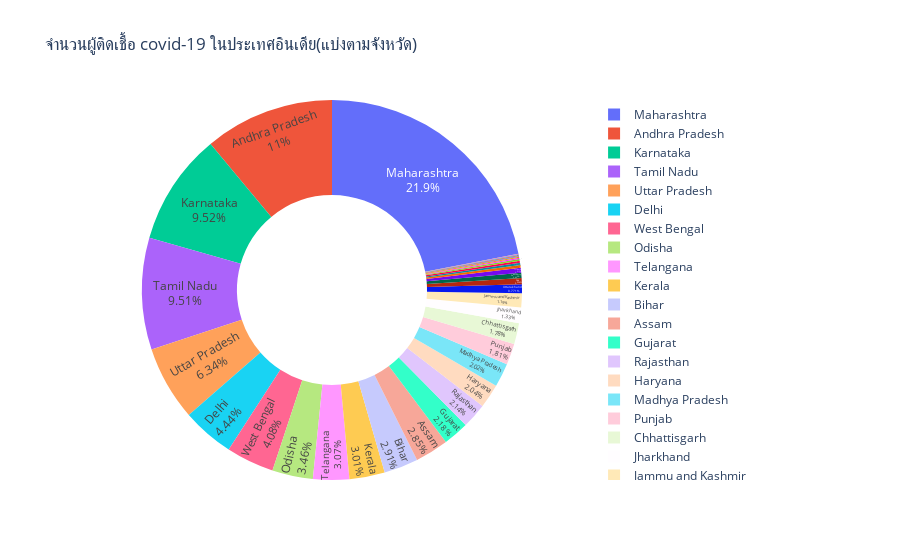

This figure's notebook cell:
### Code cell
fig = px.pie(Data_id_state,values=Data_id_state['confirmed'], names=Data_id_state['province'],
             title='จำนวนผู้ติดเชื้อ covid-19 ในประเทศอินเดีย(แบ่งตามจังหวัด)',
            hole=0.5)
fig.update_traces(textposition='inside', textinfo='percent+label')
fig.show()

### Figure 1 — Plotly figure (JSON) as saved in the notebook; plotly's stock layout.template omitted (floating-point values rounded to 4 significant figures)
{"data": [{"domain": {"x": [0, 1], "y": [0, 1]}, "hole": 0.5, "hovertemplate": "province=%{label}<br>confirmed=%{value}<extra></extra>", "labels": ["Maharashtra", "Andhra Pradesh", "Karnataka", "Tamil Nadu", "Uttar Pradesh", "Delhi", "West Bengal", "Odisha", "Telangana", "Kerala", "Bihar", "Assam", "Gujarat", "Rajasthan", "Haryana", "Madhya Pradesh", "Punjab", "Chhattisgarh", "Jharkhand", "Jammu and Kashmir", "Uttarakhand", "Goa", "Puducherry", "Tripura", "Himachal Pradesh", "Chandigarh", "Manipur", "Arunachal Pradesh", "Nagaland", "Meghalaya", "Ladakh", "Andaman and Nicobar Islands", "Dadra and Nagar Haveli and Daman and Diu", "Sikkim", "Mizoram", "Unknown", "Lakshadweep"], "legendgroup": "", "name": "", "showlegend": true, "textinfo": "percent+label", "textposition": "inside", "type": "pie", "values": [1366129, 687351, 592911, 591943, 394856, 276325, 253768, 215676, 191386, 187276, 181285, 177221, 135842, 133119, 126974, 126043, 112460, 110655, 82540, 74095, 47995, 32777, 27066, 25734, 14747, 11816, 10746, 9553, 6040, 5463, 4195, 3821, 3032, 2937, 1986, 0, 0]}], "layout": {"legend": {"tracegroupgap": 0}, "title": {"text": "จำนวนผู้ติดเชื้อ covid-19 ในประเทศอินเดีย(แบ่งตามจังหวัด)"}}}
